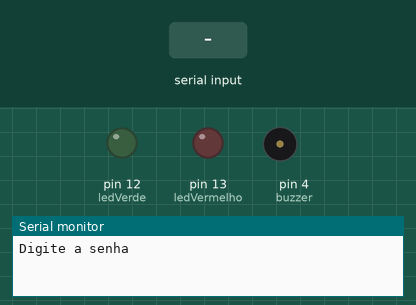
Bench run of a sketch on a simulated Arduino Uno, built with avr-gcc and run on an emulated ATmega328P. On the bench: output pins drawn as LEDs (lit = HIGH), buzzer (waves = sounding, pin HIGH), the last lines printed to the serial monitor. Inputs (shaded band) come from the test bench.

Above: at 1.2 s.
1.3 s: "90,45\n" received over Serial
At 2.0 s:
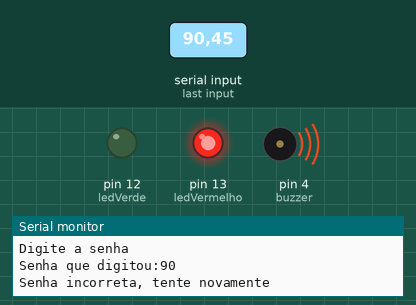
Timing chart, 0 to 9.4 s (numbered marks = the images above; inputs shaded):
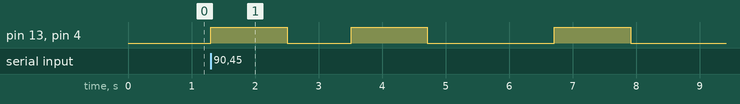

The sketch:

Sensore_Buzzer.ino
```cpp
/*
Criar um sistema de senha onde o usuario digita a senha. Se ele acertar piscar o led verde, se errar
avisar no controle se errou, piscar o led vermelho e aciona e para o buzzer.

A vaiavel senhaCorreta, do tipo inteiro, deve estar com a senha preeviamente

*/

int buzzer = 4;
int ledVermelho = 13;
int ledVerde = 12;
int senhaCorreta = 123;
int senhaDigitada;

void setup()
{
  Serial.begin(9600);
  pinMode(buzzer, OUTPUT);
  pinMode(ledVerde, OUTPUT);
  pinMode(ledVermelho, OUTPUT);
}

void loop()
{
  Serial.println("Digite a senha");
  while(!Serial.available());
  senhaDigitada = Serial.parseInt();

  Serial.println("Senha que digitou:" + String(senhaDigitada));

  if(senhaDigitada == senhaCorreta)
  {
  Serial.println("Parabens, digitou a senha correta");
  digitalWrite(ledVerde, HIGH);
  delay(1200);
  digitalWrite(ledVerde, LOW);
  delay(1000);
  }else
  {
  Serial.println("Senha incorreta, tente novamente");
  digitalWrite(ledVermelho, HIGH);
  digitalWrite(buzzer, HIGH);
  delay(1200);
  digitalWrite(ledVermelho, LOW);
  digitalWrite(buzzer, LOW);
  delay(1000);
  }
}
```

Measured:
- after the input at 1.3 s, pin 13 (ledVermelho), pin 4 (buzzer): goes HIGH 1.2 s, LOW 1.0 s, HIGH 1.2 s, LOW 2.0 s, HIGH 1.2 s, then LOW, starting at once
